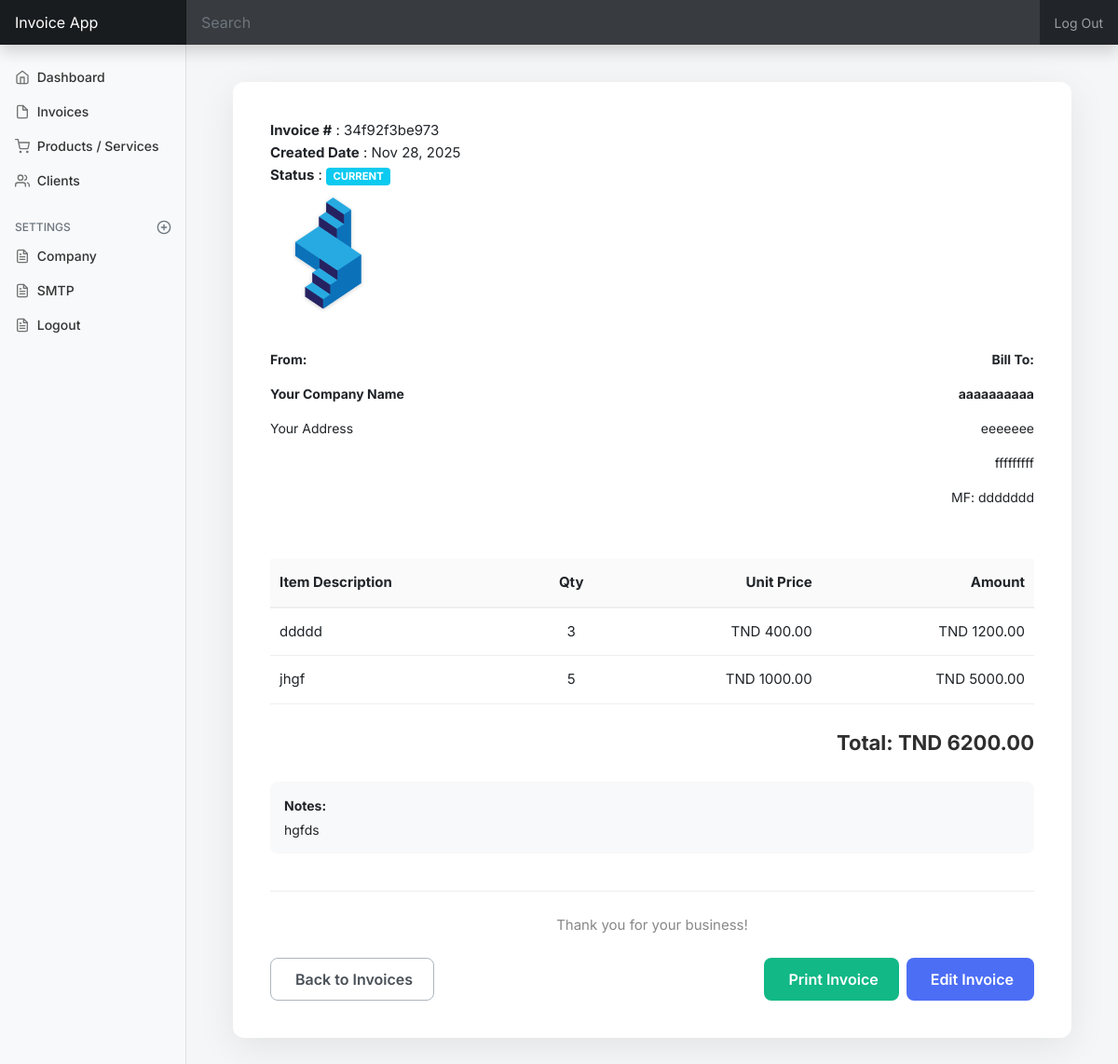
/invoices/7/ (signed in), run on the app's committed database.
### sales/models.py (models this page shows, shortened)
class Invoice(models.Model):
    STATUS = [
        ('CURRENT','CURRENT'),
        ('OVERDUE','OVERDUE'),
        ('PAID','PAID')
    ]
    title = models.CharField(null=True, blank=True, max_length=200)
    status = models.CharField(choices=STATUS, default="CURRENT", max_length=100)
    notes = models.TextField(null=True, blank=True)
    client = models.ForeignKey('Client', blank=True, null=True, on_delete=models.SET_NULL)
    product = models.ManyToManyField('Product', blank=True)  # <-- changed
    uniqueId = models.CharField(null=True, blank=True, max_length=100)
    slug = models.SlugField(max_length=500, unique=True, null=True)
    date_created = models.DateTimeField(blank=True, null=True)
    last_updated = models.DateTimeField(blank=True, null=True)

class Client(models.Model):
    clientname = models.CharField(null=True, blank=True, max_length=200)
    emailAddress = models.CharField(null=True, blank=True, max_length=100)
    uniqueId = models.CharField(null=True, blank=True, max_length=100)
    adress = models.CharField(null=True, blank=True, max_length=200)
    mf = models.CharField(null=True, blank=True, max_length=100)
    slug = models.SlugField(max_length=500, unique=True, blank=True, null=True)
    date_created = models.DateTimeField(blank=True, null=True)
    last_updated = models.DateTimeField(blank=True, null=True)

class Product(models.Model):
    CURRENCY = [
        ('TND', 'Tunisian Dinar'),
        ('$', 'USD')
    ]
    title = models.CharField(null=True, blank=True, max_length=200)
    currency = models.CharField(choices=CURRENCY, default='TND', max_length=200)
    description = models.TextField(null=True, blank=True)
    price = models.FloatField(null=True, blank=True)
    quantity = models.FloatField(null=True, blank=True)
    uniqueId = models.CharField(null=True, blank=True, max_length=100)
    slug = models.SlugField(max_length=500, unique=True, blank=True, null=True)
    date_created = models.DateTimeField(blank=True, null=True)
    last_updated = models.DateTimeField(blank=True, null=True)

### sales/views.py (the view)
# urls.py: path('invoices/<int:invoice_id>/', invoice_detail, name='invoice_detail'),
@login_required
def invoice_detail(request, invoice_id):
    invoice = get_object_or_404(Invoice, id=invoice_id)
    products = invoice.product.all()  # Get all products from ManyToMany
    invoice_total = 0
    invoice_currency = 'TND'
    products_with_totals = []
    for product in products:
        line_total = 0
        if product.price and product.quantity:
            line_total = product.price * product.quantity
            invoice_total += line_total
            if not invoice_currency or invoice_currency == 'TND':
                invoice_currency = product.currency or 'TND'
        products_with_totals.append({
            'product': product,
            'line_total': line_total
        })
    clients = Client.objects.all().order_by('clientname')
    all_products = Product.objects.all().order_by('title')
    try:
        from .models import Settings
        p_settings = Settings.objects.first()
    except Exception as e:
        p_settings = None
    context = {
        'invoice': invoice,
        'products': products,  # Original queryset for edit modal
        'products_with_totals': products_with_totals,  # Products with calculated line totals
        'invoiceTotal': invoice_total,
        'invoiceCurrency': invoice_currency,
        'clients': clients,
        'all_products': all_products,
        'p_settings': p_settings,
    }
    return render(request, 'sales/invoice_detail.html', context)

### templates/sales/invoice_detail.html (shortened to what this page needs)
{% extends 'partials/base.html' %}
{% load static %}
{% block main %}
<main class="col-md-9 ms-sm-auto col-lg-10 px-md-4">
    <section class="wrapper-invoice">
        <div class="invoice" id="invoiceArea">
            <div class="invoice-information">
                <p><b>Invoice #</b> : {{ invoice.uniqueId }}</p>
                <p><b>Created Date</b> : {{ invoice.date_created|date:"M d, Y" }}</p>
                <p><b>Status</b> : <span class="badge {% if invoice.status == 'PAID' %}bg-success{% elif invoice.status == 'OVERDUE' %}bg-danger{% elif invoice.status == 'CURRENT' %}bg-info{% else %}bg-secondary{% endif %}">{{ invoice.status }}</span></p>
            </div>
            <div class="invoice-logo-brand">
                <img src="{% static 'assets/img/logo.png' %}" alt="Company Logo">
            </div>
            <div class="invoice-head">
                <div class="head client-info">
                    <p><strong>From:</strong></p>
                    <p><strong>{{ p_settings.clientname|default:"Your Company Name" }}</strong></p>
                    <p>{{ p_settings.adress|default:"Your Address" }}</p>
                </div>
                <div class="head client-data" style="text-align:right;">
                    <p><strong>Bill To:</strong></p>
                    <p><strong>{{ invoice.client.clientname }}</strong></p>
                    <p>{{ invoice.client.adress }}</p>
                    {% if invoice.client.emailAddress %}<p>{{ invoice.client.emailAddress }}</p>{% endif %}
                    {% if invoice.client.mf %}<p>MF: {{ invoice.client.mf }}</p>{% endif %}
                </div>
            </div>
            <div class="invoice-body">
                <table class="table">
                    <thead>
                        <tr>
                            <th>Item Description</th>
                            <th style="text-align:center;">Qty</th>
                            <th style="text-align:right;">Unit Price</th>
                            <th style="text-align:right;">Amount</th>
                        </tr>
                    </thead>
                    <tbody>
                    {% if products_with_totals %}
                        {% for item in products_with_totals %}
                        <tr>
                            <td>{{ item.product.title }}</td>
                            <td style="text-align:center;">{{ item.product.quantity|floatformat:0 }}</td>
                            <td style="text-align:right;">{{ item.product.currency|default:"TND" }} {{ item.product.price|floatformat:2 }}</td>
                            <td style="text-align:right;">{{ item.product.currency|default:"TND" }} {{ item.line_total|floatformat:2 }}</td>
                        </tr>
                        {% endfor %}
                    {% else %}
                        <tr>
                            <td colspan="4" style="text-align:center; color: #888;">No products assigned to this invoice</td>
                        </tr>
                    {% endif %}
                    </tbody>
                </table>
                {% if products_with_totals %}
                <div class="invoice-total-amount">
                    Total: {{ invoiceCurrency }} {{ invoiceTotal|floatformat:2 }}
                </div>
                {% endif %}
            </div>
            {% if invoice.notes %}
            <div style="margin-top:25px; padding: 15px; background: #f8f9fa; border-radius: 8px;">
                <strong>Notes:</strong>
                <p style="margin: 5px 0 0 0;">{{ invoice.notes }}</p>
            </div>
            {% endif %}
            <div class="invoice-footer">
                <p>Thank you for your business!</p>
            </div>
            <div class="mt-4 d-flex gap-2 justify-content-between flex-wrap">
                <a href="{% url 'invoices_list' %}" class="btn btn-back btn-custom">
                     Back to Invoices
                </a>
                <div class="d-flex gap-2">
                    <button class="btn btn-print btn-custom" onclick="window.print()">
                         Print Invoice
                    </button>
                    <button class="btn btn-edit btn-custom" data-bs-toggle="modal" data-bs-target="#editInvoiceModal">
                         Edit Invoice
                    </button>
                </div>
            </div>
        </div>
    </section>
</main>
{% endblock %}

### static/assets/css/dashboard.css (style rules this page uses)
body { font-size: .875rem; }

### templates/sales/invoice_detail.html (style rules this page uses)
body { font-family: 'Inter', sans-serif !important; background: #f5f6f7; }
.wrapper-invoice { display: flex; justify-content: center; padding: 40px 15px; }
.invoice { background: #fff; max-width: 900px; width: 100%; box-shadow: 0px 10px 40px rgba(0,0,0,0.08); border-radius: 12px; padding: 40px; animation: fadeIn 0.4s ease; }
.invoice-information p { margin: 0; line-height: 1.6; font-size: 15px; }
.invoice-logo-brand img { width: 130px; margin-top: 10px; filter: drop-shadow(0px 1px 2px rgba(0,0,0,0.2)); }
.invoice-head { display: flex; justify-content: space-between; margin-top: 35px; gap: 20px; }
.invoice-body { margin-top: 40px; }
.table { width: 100%; border-collapse: collapse; }
.table thead { background: #fafafa; border-bottom: 2px solid #eee; }
.table th, .table td { padding: 14px 10px; font-size: 15px; border-bottom: 1px solid #eee; }
.invoice-total-amount { margin-top: 25px; text-align: right; font-size: 22px; font-weight: 700; color: #2f2f2f; }
.invoice-footer { margin-top: 40px; text-align: center; font-size: 15px; color: #888; border-top: 1px solid #eee; padding-top: 25px; }
.btn-custom { padding: 10px 22px; border-radius: 8px; font-weight: 600; }
.btn-edit { background: #4c6ef5; color: white; border: none; }
.btn-back { border: 1px solid #adb5bd; color: #495057; background: white; }
.btn-print { background: #12b886; color: white; border: none; }

### data on the page
Invoice: uniqueId "34f92f3be973", date_created "Nov 28, 2025", status "CURRENT", client.clientname "aaaaaaaaaa", client.adress "eeeeeee", client.emailAddress "fffffffff", client.mf "ddddddd", notes "hgfds"
Product: product "ddddd", product.quantity "3", product.currency "TND", product.price "400.00", line_total "1200.00"
Product: product "jhgf", product.quantity "5", product.currency "TND", product.price "1000.00", line_total "5000.00", currency "TND"

### other printed values
{{ p_settings.clientname|default:"Your Company Name" }} "Your Company Name"
{{ p_settings.adress|default:"Your Address" }} "Your Address"
{{ invoiceTotal|floatformat:2 }} "6200.00"
